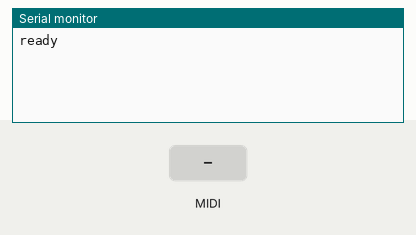
This sketch was run on a simulated Arduino Mega 2560, built with avr-gcc and run on an emulated ATmega2560. Parts: the last lines printed to the serial monitor. Inputs (shaded band) come from the test bench. MIDI output is not drawn.

Above: at 1.2 s.
1.3 s: MIDI note 36 received
At 2.2 s:
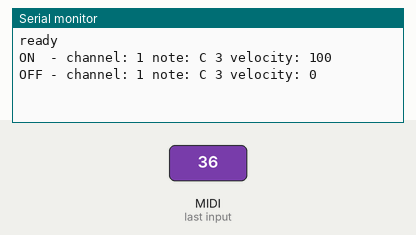
3.1 s: MIDI note 64 received
At 4.6 s:
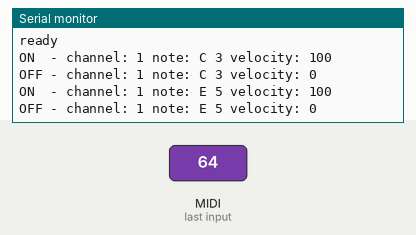
4.9 s: MIDI note 67 received
At 6.1 s:
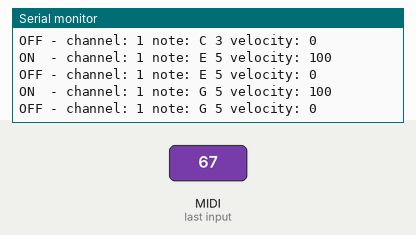

The sketch:

midi_poc.ino
```cpp
#include <MIDI.h>

MIDI_CREATE_INSTANCE(HardwareSerial, Serial1, MIDI);

void printOn(byte channel, byte note, byte velocity) {
  Serial.print("ON  - ");
  Serial.print("channel: "); Serial.print(channel);
  Serial.print(" note: "); Serial.print(noteName(note));
  Serial.print(" velocity: "); Serial.println(velocity);
}

void printOff(byte channel, byte note, byte velocity) {
  Serial.print("OFF - ");
  Serial.print("channel: "); Serial.print(channel);
  Serial.print(" note: "); Serial.print(noteName(note));
  Serial.print(" velocity: "); Serial.println(velocity);
}

const char NOTES[] = "C C#D D#E F F#G G#A A#B ";

String noteName(byte pitch) {
  char data[4];
  data[0] = NOTES[(pitch % 12) * 2];
  data[1] = NOTES[((pitch % 12) * 2) + 1];
  data[2] = '0' + (pitch / 12);
  data[3] = '\0';
  return String(data);
}

void setup() {
  Serial.begin(115200);
  Serial1.begin(31250);

  MIDI.setHandleNoteOn(printOn);
  MIDI.setHandleNoteOff(printOff);
  MIDI.begin(MIDI_CHANNEL_OMNI);

  // TODO: support for pitch bend
  Serial.println("ready");
}

void loop() {
    MIDI.read();
}
```

Measured:
- after the input at 1.3 s, the serial monitor: prints a new line at once (image 1)
- after the input at 3.1 s, the serial monitor: prints a new line at once (image 2)
- after the input at 4.9 s, the serial monitor: prints a new line at once (image 3)
